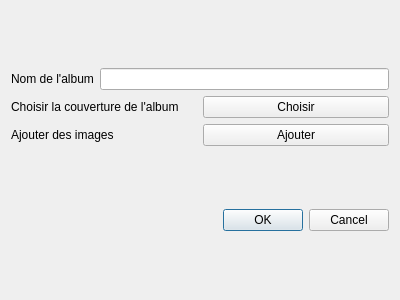
<?xml version="1.0" encoding="UTF-8"?>
<ui version="4.0">
 <class>FormCreateAlbum</class>
 <widget class="QDialog" name="FormCreateAlbum">
  <property name="geometry">
   <rect>
    <x>0</x>
    <y>0</y>
    <width>400</width>
    <height>300</height>
   </rect>
  </property>
  <property name="windowTitle">
   <string>Dialog</string>
  </property>
  <layout class="QVBoxLayout" name="verticalLayout_2">
   <item>
    <layout class="QVBoxLayout" name="verticalLayout">
     <item>
      <layout class="QHBoxLayout" name="horizontalLayout">
       <item>
        <widget class="QLabel" name="label">
         <property name="text">
          <string>Nom de l'album</string>
         </property>
        </widget>
       </item>
       <item>
        <widget class="QLineEdit" name="textAlbumName"/>
       </item>
      </layout>
     </item>
     <item>
      <layout class="QHBoxLayout" name="horizontalLayout_3">
       <item>
        <widget class="QLabel" name="label_3">
         <property name="text">
          <string>Choisir la couverture de l'album</string>
         </property>
        </widget>
       </item>
       <item>
        <widget class="QPushButton" name="selectCoverButton">
         <property name="text">
          <string>Choisir</string>
         </property>
        </widget>
       </item>
      </layout>
     </item>
     <item>
      <layout class="QHBoxLayout" name="horizontalLayout_2">
       <item>
        <widget class="QLabel" name="label_2">
         <property name="text">
          <string>Ajouter des images</string>
         </property>
        </widget>
       </item>
       <item>
        <widget class="QPushButton" name="selectImagesButton">
         <property name="text">
          <string>Ajouter</string>
         </property>
        </widget>
       </item>
      </layout>
     </item>
    </layout>
   </item>
   <item>
    <widget class="QDialogButtonBox" name="buttonBox">
     <property name="orientation">
      <enum>Qt::Horizontal</enum>
     </property>
     <property name="standardButtons">
      <set>QDialogButtonBox::Cancel|QDialogButtonBox::Ok</set>
     </property>
    </widget>
   </item>
  </layout>
 </widget>
 <resources/>
 <connections>
  <connection>
   <sender>buttonBox</sender>
   <signal>rejected()</signal>
   <receiver>FormCreateAlbum</receiver>
   <slot>reject()</slot>
   <hints>
    <hint type="sourcelabel">
     <x>295</x>
     <y>288</y>
    </hint>
    <hint type="destinationlabel">
     <x>286</x>
     <y>274</y>
    </hint>
   </hints>
  </connection>
 </connections>
</ui>
